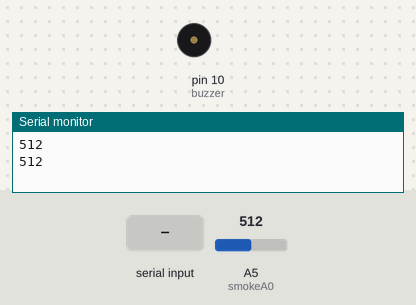
Bench run of a sketch on a simulated Arduino Uno, built with avr-gcc and run on an emulated ATmega328P. Shown: buzzer (waves = sounding), the last lines printed to the serial monitor. Inputs (shaded band) come from the test bench; at power-on: A5 (smokeA0) = 512.

Above: at 1.2 s.
1.3 s: "3" received over Serial
At 2.1 s:
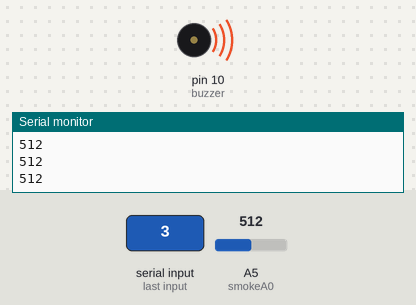
3.7 s: A5 (smokeA0) set to 716
5.2 s: A5 (smokeA0) set to 900
Timing chart, 0 to 8.2 s (numbered marks = the images above; inputs shaded):
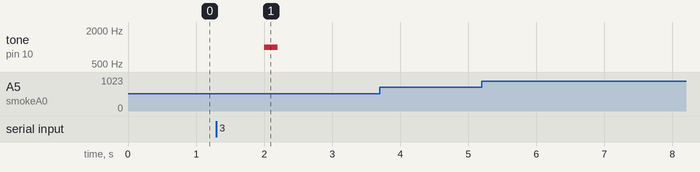

The sketch:

smoke.ino
```cpp
int buzzer = 10;
int smokeA0 = A5;
// Your threshold value
int sensorThres = 100;

void setup() {

  pinMode(smokeA0, INPUT);
  Serial.begin(9600);
}

void loop() {
  int analogSensor = analogRead(smokeA0);

  //Serial.print("Pin A0: ");
  Serial.println(analogSensor);
  // Checks if it has reached the threshold value
  /*if (analogSensor > sensorThres)
  {
    tone(buzzer, 1000, 200);
  }
  else
  {
    noTone(buzzer);
  }*/


  if (Serial.read() == '3')
  {
    tone(buzzer, 1000, 200);
  }
  if(Serial.read() == '5')
  {
    noTone(buzzer);
  }
  delay(1000);
}
```

Measured:
- after the input at 1.3 s, tone on pin 10 (buzzer): silent → 1000 Hz after 0.70 s, → silent 0.20 s later
